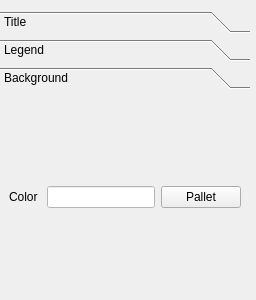
<?xml version="1.0" encoding="UTF-8"?>
<ui version="4.0">
 <class>styleForm</class>
 <widget class="QWidget" name="styleForm">
  <property name="geometry">
   <rect>
    <x>0</x>
    <y>0</y>
    <width>256</width>
    <height>300</height>
   </rect>
  </property>
  <property name="windowTitle">
   <string>Form</string>
  </property>
  <layout class="QVBoxLayout" name="verticalLayout_2">
   <property name="leftMargin">
    <number>0</number>
   </property>
   <property name="rightMargin">
    <number>0</number>
   </property>
   <property name="bottomMargin">
    <number>0</number>
   </property>
   <item>
    <layout class="QVBoxLayout" name="verticalLayout">
     <item>
      <widget class="QToolBox" name="toolBox">
       <property name="sizePolicy">
        <sizepolicy hsizetype="Fixed" vsizetype="Preferred">
         <horstretch>0</horstretch>
         <verstretch>0</verstretch>
        </sizepolicy>
       </property>
       <property name="minimumSize">
        <size>
         <width>250</width>
         <height>0</height>
        </size>
       </property>
       <property name="maximumSize">
        <size>
         <width>250</width>
         <height>16777215</height>
        </size>
       </property>
       <property name="currentIndex">
        <number>2</number>
       </property>
       <widget class="QWidget" name="page_title">
        <property name="geometry">
         <rect>
          <x>0</x>
          <y>0</y>
          <width>250</width>
          <height>178</height>
         </rect>
        </property>
        <attribute name="label">
         <string>Title</string>
        </attribute>
        <layout class="QHBoxLayout" name="horizontalLayout">
         <item>
          <layout class="QGridLayout" name="gridLayout" columnstretch="0,1,0">
           <item row="1" column="0">
            <widget class="QLabel" name="label_5">
             <property name="text">
              <string>Content</string>
             </property>
            </widget>
           </item>
           <item row="1" column="2">
            <widget class="QPushButton" name="pushButton_2">
             <property name="text">
              <string>Modify</string>
             </property>
            </widget>
           </item>
           <item row="2" column="0">
            <widget class="QLabel" name="label_6">
             <property name="text">
              <string>Display</string>
             </property>
            </widget>
           </item>
           <item row="1" column="1">
            <widget class="QLineEdit" name="lineEdit_title_content">
             <property name="enabled">
              <bool>false</bool>
             </property>
            </widget>
           </item>
           <item row="0" column="2">
            <widget class="QPushButton" name="pushButton_title_pallet">
             <property name="minimumSize">
              <size>
               <width>0</width>
               <height>0</height>
              </size>
             </property>
             <property name="text">
              <string>Pallet</string>
             </property>
            </widget>
           </item>
           <item row="0" column="1">
            <widget class="QLineEdit" name="lineEdit_title_color">
             <property name="enabled">
              <bool>false</bool>
             </property>
             <property name="sizePolicy">
              <sizepolicy hsizetype="Preferred" vsizetype="Fixed">
               <horstretch>0</horstretch>
               <verstretch>0</verstretch>
              </sizepolicy>
             </property>
             <property name="font">
              <font>
               <pointsize>9</pointsize>
              </font>
             </property>
             <property name="styleSheet">
              <string notr="true">background-color: rgba(255, 255, 255, 255)</string>
             </property>
            </widget>
           </item>
           <item row="0" column="0">
            <widget class="QLabel" name="label">
             <property name="text">
              <string>Color</string>
             </property>
            </widget>
           </item>
           <item row="2" column="1" colspan="2">
            <widget class="QComboBox" name="comboBox_title_enable">
             <item>
              <property name="text">
               <string>yes</string>
              </property>
             </item>
             <item>
              <property name="text">
               <string>no</string>
              </property>
             </item>
            </widget>
           </item>
          </layout>
         </item>
        </layout>
       </widget>
       <widget class="QWidget" name="page_legend">
        <property name="geometry">
         <rect>
          <x>0</x>
          <y>0</y>
          <width>250</width>
          <height>181</height>
         </rect>
        </property>
        <attribute name="label">
         <string>Legend</string>
        </attribute>
        <layout class="QHBoxLayout" name="horizontalLayout_2">
         <item>
          <layout class="QGridLayout" name="gridLayout_2" columnstretch="0,0,0">
           <item row="1" column="0">
            <widget class="QLabel" name="label_4">
             <property name="text">
              <string>Display</string>
             </property>
            </widget>
           </item>
           <item row="0" column="0">
            <widget class="QLabel" name="label_2">
             <property name="text">
              <string>Position</string>
             </property>
            </widget>
           </item>
           <item row="1" column="1" colspan="2">
            <widget class="QComboBox" name="comboBox_legend_enable">
             <item>
              <property name="text">
               <string>yes</string>
              </property>
             </item>
             <item>
              <property name="text">
               <string>no</string>
              </property>
             </item>
            </widget>
           </item>
           <item row="0" column="1" colspan="2">
            <widget class="QComboBox" name="comboBox_legend_position">
             <item>
              <property name="text">
               <string>upper right</string>
              </property>
             </item>
             <item>
              <property name="text">
               <string>upper left</string>
              </property>
             </item>
            </widget>
           </item>
          </layout>
         </item>
        </layout>
       </widget>
       <widget class="QWidget" name="page_background">
        <property name="geometry">
         <rect>
          <x>0</x>
          <y>0</y>
          <width>250</width>
          <height>184</height>
         </rect>
        </property>
        <attribute name="label">
         <string>Background</string>
        </attribute>
        <layout class="QHBoxLayout" name="horizontalLayout_3">
         <item>
          <layout class="QGridLayout" name="gridLayout_3" columnstretch="0,0,0">
           <item row="0" column="0">
            <widget class="QLabel" name="label_3">
             <property name="text">
              <string>Color</string>
             </property>
            </widget>
           </item>
           <item row="0" column="2">
            <widget class="QPushButton" name="pushButton_background_pallet">
             <property name="minimumSize">
              <size>
               <width>0</width>
               <height>0</height>
              </size>
             </property>
             <property name="text">
              <string>Pallet</string>
             </property>
            </widget>
           </item>
           <item row="0" column="1">
            <widget class="QLineEdit" name="lineEdit_background_color">
             <property name="enabled">
              <bool>false</bool>
             </property>
             <property name="sizePolicy">
              <sizepolicy hsizetype="Preferred" vsizetype="Fixed">
               <horstretch>0</horstretch>
               <verstretch>0</verstretch>
              </sizepolicy>
             </property>
             <property name="font">
              <font>
               <pointsize>9</pointsize>
              </font>
             </property>
             <property name="styleSheet">
              <string notr="true">background-color: rgba(255, 255, 255, 255)</string>
             </property>
            </widget>
           </item>
          </layout>
         </item>
        </layout>
       </widget>
      </widget>
     </item>
    </layout>
   </item>
  </layout>
 </widget>
 <resources/>
 <connections>
  <connection>
   <sender>pushButton_2</sender>
   <signal>clicked()</signal>
   <receiver>styleForm</receiver>
   <slot>set_title_content_enable()</slot>
   <hints>
    <hint type="sourcelabel">
     <x>211</x>
     <y>139</y>
    </hint>
    <hint type="destinationlabel">
     <x>236</x>
     <y>8</y>
    </hint>
   </hints>
  </connection>
  <connection>
   <sender>lineEdit_title_content</sender>
   <signal>returnPressed()</signal>
   <receiver>styleForm</receiver>
   <slot>title_content_clicked()</slot>
   <hints>
    <hint type="sourcelabel">
     <x>128</x>
     <y>141</y>
    </hint>
    <hint type="destinationlabel">
     <x>187</x>
     <y>9</y>
    </hint>
   </hints>
  </connection>
  <connection>
   <sender>pushButton_title_pallet</sender>
   <signal>clicked()</signal>
   <receiver>styleForm</receiver>
   <slot>title_color_pallet()</slot>
   <hints>
    <hint type="sourcelabel">
     <x>176</x>
     <y>86</y>
    </hint>
    <hint type="destinationlabel">
     <x>145</x>
     <y>3</y>
    </hint>
   </hints>
  </connection>
  <connection>
   <sender>pushButton_background_pallet</sender>
   <signal>clicked()</signal>
   <receiver>styleForm</receiver>
   <slot>background_color_pallet()</slot>
   <hints>
    <hint type="sourcelabel">
     <x>199</x>
     <y>204</y>
    </hint>
    <hint type="destinationlabel">
     <x>23</x>
     <y>7</y>
    </hint>
   </hints>
  </connection>
 </connections>
 <slots>
  <slot>title_color_pallet()</slot>
  <slot>set_title_content_enable()</slot>
  <slot>content_clicked()</slot>
  <slot>title_content_clicked()</slot>
  <slot>background_color_pallet()</slot>
 </slots>
</ui>
